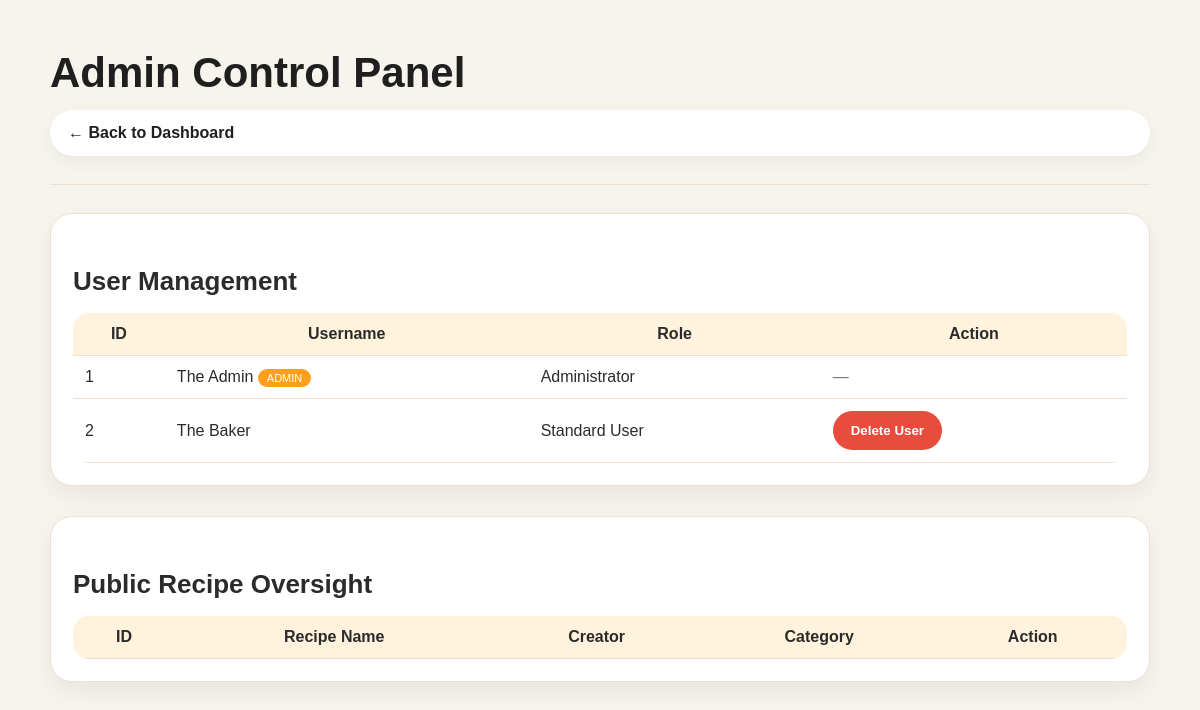
Page /admin (signed in) on the earlier database version.
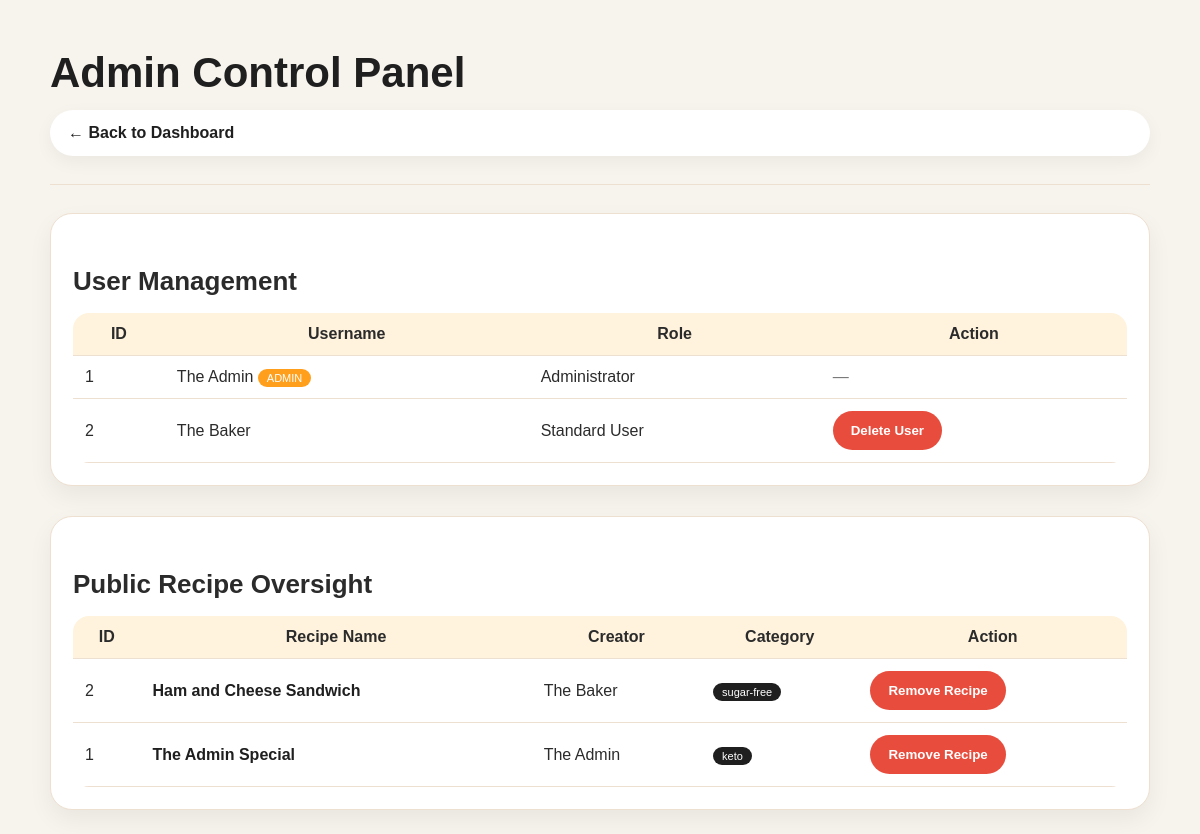
Same page on the later database version.
### app.py (models this page shows)
class User(db.Model):
    id = db.Column(db.Integer, primary_key=True)
    is_admin = db.Column(db.Boolean, default=False)
    username = db.Column(db.String(80), unique=True, nullable=False)
    password = db.Column(db.String(200), nullable=False)
    recipes = db.relationship('Recipe', backref='owner', lazy=True, cascade="all, delete-orphan")

class Recipe(db.Model):
    id = db.Column(db.Integer, primary_key=True)
    name = db.Column(db.String(100), nullable=False)
    servings = db.Column(db.Integer, nullable=False)
    instructions = db.Column(db.Text, nullable=True)
    ingredients = db.relationship('Ingredient', backref='recipe', lazy=True, cascade="all, delete-orphan")
    calories = db.Column(db.Integer, default=0)
    protein = db.Column(db.Integer, default=0)
    carbs = db.Column(db.Integer, default=0)
    fat = db.Column(db.Integer, default=0)
    tags = db.Column(db.String(200), nullable=True)
    is_public = db.Column(db.Boolean, default=False)
    user_id = db.Column(db.Integer, db.ForeignKey('user.id'), nullable=False)
    forked_from = db.Column(db.String(80), nullable=True)
    ratings = db.relationship('Rating', backref='recipe', lazy=True, cascade="all, delete-orphan")
    comments = db.relationship('Comment', backref='recipe', lazy=True, cascade="all, delete-orphan")

### app.py (the view)
@app.route('/admin')
@admin_required
def admin_dashboard():
    users = User.query.order_by(User.username).all()
    public_recipes = Recipe.query.filter_by(is_public=True).order_by(Recipe.id.desc()).all()
    return render_template('admin.html', users=users, recipes=public_recipes)

### app.py (called while the page is built)
def admin_required(f):
    @wraps(f)
    def decorated(*args, **kwargs):
        if 'user_id' not in session:
            return redirect(url_for('login'))
        user = User.query.get(session['user_id'])
        if not user or not user.is_admin:
            return "Forbidden", 403
        return f(*args, **kwargs)
    return decorated

@app.before_request
def clear_stale_session():
    if 'user_id' in session:
        user = User.query.get(session['user_id'])
        if not user:
            session.clear()

### templates/admin.html (shortened to what this page needs)
<!DOCTYPE html>
<html lang="en">
<head>
    <link rel="stylesheet" href="{{ url_for('static', filename='style.css') }}">
</head>
<body class="page-body">
    <div class="container dashboard-container">
        <h1 class="page-title">Admin Control Panel</h1>
        <p class="nav-bar">
            <a class="nav-link" href="/">← Back to Dashboard</a>
        </p>
        <hr class="divider">
        <div class="card" style="margin-bottom: 30px;">
            <h2 class="section-title">User Management</h2>
            <table>
                <thead>
                    <tr>
                        <th>ID</th>
                        <th>Username</th>
                        <th>Role</th>
                        <th>Action</th>
                    </tr>
                </thead>
                <tbody>
                    {% for user in users %}
                    <tr>
                        <td>{{ user.id }}</td>
                        <td>
                            {{ user.username }}
                            {% if user.is_admin %}
                                <span class="badge-admin">ADMIN</span>
                            {% endif %}
                        </td>
                        <td>{{ 'Administrator' if user.is_admin else 'Standard User' }}</td>
                        <td>
                            {% if not user.is_admin %}
                            <form method="POST" action="/admin/delete_user/{{ user.id }}"
                                  onsubmit="return confirm('CRITICAL: Delete user {{ user.username }} and ALL their recipes?')">
                                <button class="btn btn-delete" type="submit">Delete User</button>
                            </form>
                            {% else %}
                            <span class="text-muted">—</span>
                            {% endif %}
                        </td>
                    </tr>
                    {% endfor %}
                </tbody>
            </table>
        </div>
        <div class="card">
            <h2 class="section-title">Public Recipe Oversight</h2>
            <table>
                <thead>
                    <tr>
                        <th>ID</th>
                        <th>Recipe Name</th>
                        <th>Creator</th>
                        <th>Category</th>
                        <th>Action</th>
                    </tr>
                </thead>
                <tbody>
                    {% for recipe in recipes %}
                    <tr>
                        <td>{{ recipe.id }}</td>
                        <td>
                            <a class="recipe-link" href="/recipe/{{ recipe.id }}">
                                {{ recipe.name }}
                            </a>
                        </td>
                        <td>{{ recipe.owner.username }}</td>
                        <td>
                            {% if recipe.tags %}
                                <span class="badge-admin" style="background: var(--dark);">{{ recipe.tags }}</span>
                            {% else %}
                                <span class="text-muted">None</span>
                            {% endif %}
                        </td>
                        <td>
                            <form method="POST" action="/admin/delete_recipe/{{ recipe.id }}"
                                  onsubmit="return confirm('Delete recipe {{ recipe.name }}?')">
                                <button class="btn btn-delete" type="submit">Remove Recipe</button>
                            </form>
                        </td>
                    </tr>
                    {% endfor %}
                </tbody>
            </table>
        </div>
    </div>
</body>
</html>

Differences in the rows shown:
added Recipe: id "2", name "Ham and Cheese Sandwich", owner.username "The Baker", tags "sugar-free"
added Recipe: id "1", name "The Admin Special", owner.username "The Admin", tags "keto"
